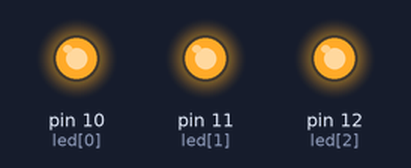
The sketch below on a simulated Arduino Uno, built with avr-gcc and run on an emulated ATmega328P. On the bench: output pins drawn as LEDs (lit = HIGH).

Above: at 0.5 s.
At 2.7 s:
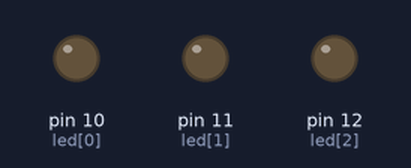
Timing chart, 0 to 3.5 s (numbered marks = the images above):
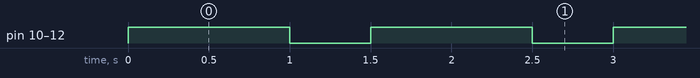

Measured:
- by itself, pin 10 (led[0]), pin 11 (led[1]), pin 12 (led[2]): alternates HIGH for 1.0 s and LOW for 0.50 s

The sketch:

Prog_6_PrenderLedsMetodos.ino
```cpp
int led[] = {10,11,12};
int i;
int tiempoPrendido;
int tiempoApagado;

void setup() {
  // put your setup code here, to run once:
  tiempoPrendido = 1000;
  tiempoApagado = 500;

  for (i=0; i<3; i++) {
    pinMode(led[i], OUTPUT);
  }

}

void loop() {
  // put your main code here, to run repeatedly:
  actionLED(1);
    delay(tiempoPrendido);
  actionLED(0);
    delay(tiempoApagado);
}

void actionLED(int v) {
  for (i=0; i<3; i++) {
    digitalWrite(led[i], v);
  }
}
```
